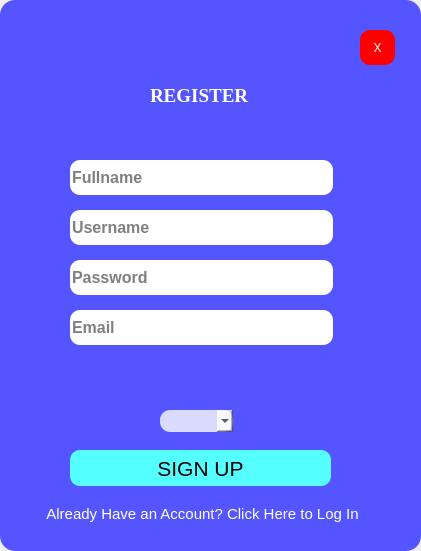
<?xml version="1.0" encoding="UTF-8"?>
<ui version="4.0">
 <class>Form</class>
 <widget class="QWidget" name="Form">
  <property name="geometry">
   <rect>
    <x>0</x>
    <y>0</y>
    <width>421</width>
    <height>551</height>
   </rect>
  </property>
  <property name="windowTitle">
   <string>Form</string>
  </property>
  <widget class="QStackedWidget" name="Background">
   <property name="geometry">
    <rect>
     <x>0</x>
     <y>0</y>
     <width>421</width>
     <height>551</height>
    </rect>
   </property>
   <property name="styleSheet">
    <string notr="true">border-radius:10px;</string>
   </property>
   <property name="frameShape">
    <enum>QFrame::StyledPanel</enum>
   </property>
   <property name="frameShadow">
    <enum>QFrame::Raised</enum>
   </property>
   <property name="currentIndex">
    <number>1</number>
   </property>
   <widget class="QWidget" name="Login_page">
    <property name="styleSheet">
     <string notr="true">#Login_page{
background-color: rgb(85, 85, 255);
border:none;
border-radius:15px;
}</string>
    </property>
    <widget class="QFrame" name="frame">
     <property name="geometry">
      <rect>
       <x>20</x>
       <y>60</y>
       <width>171</width>
       <height>131</height>
      </rect>
     </property>
     <property name="styleSheet">
      <string notr="true">border-image: url(:/pic_login/pic_login.png);</string>
     </property>
     <property name="frameShape">
      <enum>QFrame::StyledPanel</enum>
     </property>
     <property name="frameShadow">
      <enum>QFrame::Raised</enum>
     </property>
    </widget>
    <widget class="QFrame" name="frame_2">
     <property name="geometry">
      <rect>
       <x>10</x>
       <y>210</y>
       <width>351</width>
       <height>151</height>
      </rect>
     </property>
     <property name="frameShape">
      <enum>QFrame::StyledPanel</enum>
     </property>
     <property name="frameShadow">
      <enum>QFrame::Raised</enum>
     </property>
     <widget class="QLineEdit" name="line_user">
      <property name="geometry">
       <rect>
        <x>10</x>
        <y>10</y>
        <width>263</width>
        <height>35</height>
       </rect>
      </property>
      <property name="minimumSize">
       <size>
        <width>0</width>
        <height>35</height>
       </size>
      </property>
      <property name="maximumSize">
       <size>
        <width>16777215</width>
        <height>35</height>
       </size>
      </property>
      <property name="font">
       <font>
        <family>MS Sans Serif</family>
        <pointsize>12</pointsize>
        <weight>75</weight>
        <italic>false</italic>
        <bold>true</bold>
       </font>
      </property>
      <property name="styleSheet">
       <string notr="true">border-radius:10px;</string>
      </property>
      <property name="echoMode">
       <enum>QLineEdit::Normal</enum>
      </property>
      <property name="placeholderText">
       <string>Username</string>
      </property>
      <property name="clearButtonEnabled">
       <bool>true</bool>
      </property>
     </widget>
     <widget class="QLineEdit" name="line_password">
      <property name="geometry">
       <rect>
        <x>10</x>
        <y>60</y>
        <width>263</width>
        <height>35</height>
       </rect>
      </property>
      <property name="minimumSize">
       <size>
        <width>0</width>
        <height>35</height>
       </size>
      </property>
      <property name="maximumSize">
       <size>
        <width>16777215</width>
        <height>35</height>
       </size>
      </property>
      <property name="font">
       <font>
        <family>MS Sans Serif</family>
        <pointsize>12</pointsize>
        <weight>75</weight>
        <italic>false</italic>
        <bold>true</bold>
       </font>
      </property>
      <property name="styleSheet">
       <string notr="true">border-radius:10px;</string>
      </property>
      <property name="echoMode">
       <enum>QLineEdit::Password</enum>
      </property>
      <property name="placeholderText">
       <string>Password</string>
      </property>
      <property name="clearButtonEnabled">
       <bool>true</bool>
      </property>
     </widget>
     <widget class="QCheckBox" name="checkBox_show_pass">
      <property name="geometry">
       <rect>
        <x>160</x>
        <y>110</y>
        <width>172</width>
        <height>25</height>
       </rect>
      </property>
      <property name="font">
       <font>
        <family>MS Shell Dlg 2</family>
        <pointsize>10</pointsize>
        <weight>9</weight>
        <italic>false</italic>
        <bold>false</bold>
       </font>
      </property>
      <property name="styleSheet">
       <string notr="true">font: 75 10pt &quot;MS Shell Dlg 2&quot;;
color:rgb(255, 255, 255)</string>
      </property>
      <property name="text">
       <string>Show the Password</string>
      </property>
     </widget>
    </widget>
    <widget class="QFrame" name="frame_3">
     <property name="geometry">
      <rect>
       <x>10</x>
       <y>390</y>
       <width>351</width>
       <height>111</height>
      </rect>
     </property>
     <property name="frameShape">
      <enum>QFrame::StyledPanel</enum>
     </property>
     <property name="frameShadow">
      <enum>QFrame::Raised</enum>
     </property>
     <widget class="QToolButton" name="login_button">
      <property name="enabled">
       <bool>true</bool>
      </property>
      <property name="geometry">
       <rect>
        <x>20</x>
        <y>30</y>
        <width>120</width>
        <height>36</height>
       </rect>
      </property>
      <property name="minimumSize">
       <size>
        <width>120</width>
        <height>35</height>
       </size>
      </property>
      <property name="font">
       <font>
        <pointsize>16</pointsize>
       </font>
      </property>
      <property name="styleSheet">
       <string notr="true">QToolButton{
background-color:rgb(85, 170, 255);
border-radius:10px;
border:none;}
QToolButton::hover{
background-color:rgb(30, 100, 255);
}
</string>
      </property>
      <property name="text">
       <string>Log In</string>
      </property>
      <property name="shortcut">
       <string/>
      </property>
     </widget>
     <widget class="QToolButton" name="toolButton_clik_for_sign">
      <property name="geometry">
       <rect>
        <x>10</x>
        <y>80</y>
        <width>168</width>
        <height>27</height>
       </rect>
      </property>
      <property name="font">
       <font>
        <pointsize>-1</pointsize>
       </font>
      </property>
      <property name="styleSheet">
       <string notr="true">QToolButton{background-color: rgb(85, 0, 255,0);
color:rgb(255, 255, 255);
font-size:15px;}
QToolButton:hover{color:rgb(85, 255, 255);}</string>
      </property>
      <property name="text">
       <string>Click Here For Sign Up </string>
      </property>
     </widget>
    </widget>
    <widget class="QPushButton" name="pushButton_close">
     <property name="geometry">
      <rect>
       <x>370</x>
       <y>20</y>
       <width>35</width>
       <height>35</height>
      </rect>
     </property>
     <property name="maximumSize">
      <size>
       <width>35</width>
       <height>35</height>
      </size>
     </property>
     <property name="styleSheet">
      <string notr="true">background-color: rgb(255, 0, 0);
color:rgb(255, 255, 255);
font: 75 16pt &quot;MS Shell Dlg 2&quot;;

</string>
     </property>
     <property name="text">
      <string>X</string>
     </property>
    </widget>
   </widget>
   <widget class="QWidget" name="Register_page">
    <property name="styleSheet">
     <string notr="true">#Register_page{
background-color: rgb(85, 85, 255);
border:none;
border-radius:15px;
}</string>
    </property>
    <widget class="QFrame" name="frame_4">
     <property name="geometry">
      <rect>
       <x>40</x>
       <y>30</y>
       <width>361</width>
       <height>91</height>
      </rect>
     </property>
     <property name="frameShape">
      <enum>QFrame::StyledPanel</enum>
     </property>
     <property name="frameShadow">
      <enum>QFrame::Raised</enum>
     </property>
     <widget class="QPushButton" name="pushButton_close_1">
      <property name="geometry">
       <rect>
        <x>320</x>
        <y>0</y>
        <width>35</width>
        <height>35</height>
       </rect>
      </property>
      <property name="maximumSize">
       <size>
        <width>35</width>
        <height>35</height>
       </size>
      </property>
      <property name="styleSheet">
       <string notr="true">background-color: rgb(255, 0, 0);
color:rgb(255, 255, 255);
font: 75 16pt &quot;MS Shell Dlg 2&quot;;

</string>
      </property>
      <property name="text">
       <string>X</string>
      </property>
     </widget>
     <widget class="QLabel" name="label_register">
      <property name="geometry">
       <rect>
        <x>110</x>
        <y>40</y>
        <width>131</width>
        <height>51</height>
       </rect>
      </property>
      <property name="font">
       <font>
        <family>Times New Roman</family>
        <pointsize>14</pointsize>
        <weight>75</weight>
        <italic>false</italic>
        <bold>true</bold>
       </font>
      </property>
      <property name="styleSheet">
       <string notr="true">color: rgb(255, 255, 255);</string>
      </property>
      <property name="text">
       <string>REGISTER</string>
      </property>
     </widget>
    </widget>
    <widget class="QFrame" name="frame_5">
     <property name="geometry">
      <rect>
       <x>40</x>
       <y>140</y>
       <width>331</width>
       <height>211</height>
      </rect>
     </property>
     <property name="frameShape">
      <enum>QFrame::StyledPanel</enum>
     </property>
     <property name="frameShadow">
      <enum>QFrame::Raised</enum>
     </property>
     <widget class="QLineEdit" name="line_user_1">
      <property name="geometry">
       <rect>
        <x>30</x>
        <y>70</y>
        <width>263</width>
        <height>35</height>
       </rect>
      </property>
      <property name="minimumSize">
       <size>
        <width>0</width>
        <height>35</height>
       </size>
      </property>
      <property name="maximumSize">
       <size>
        <width>16777215</width>
        <height>35</height>
       </size>
      </property>
      <property name="font">
       <font>
        <family>MS Sans Serif</family>
        <pointsize>12</pointsize>
        <weight>75</weight>
        <italic>false</italic>
        <bold>true</bold>
       </font>
      </property>
      <property name="styleSheet">
       <string notr="true">border-radius:10px;</string>
      </property>
      <property name="placeholderText">
       <string>Username</string>
      </property>
      <property name="clearButtonEnabled">
       <bool>true</bool>
      </property>
     </widget>
     <widget class="QLineEdit" name="line_password_1">
      <property name="geometry">
       <rect>
        <x>30</x>
        <y>120</y>
        <width>263</width>
        <height>35</height>
       </rect>
      </property>
      <property name="minimumSize">
       <size>
        <width>0</width>
        <height>35</height>
       </size>
      </property>
      <property name="maximumSize">
       <size>
        <width>16777215</width>
        <height>35</height>
       </size>
      </property>
      <property name="font">
       <font>
        <family>MS Sans Serif</family>
        <pointsize>12</pointsize>
        <weight>75</weight>
        <italic>false</italic>
        <bold>true</bold>
       </font>
      </property>
      <property name="styleSheet">
       <string notr="true">border-radius:10px;</string>
      </property>
      <property name="echoMode">
       <enum>QLineEdit::Password</enum>
      </property>
      <property name="placeholderText">
       <string>Password</string>
      </property>
      <property name="clearButtonEnabled">
       <bool>true</bool>
      </property>
     </widget>
     <widget class="QLineEdit" name="line_email">
      <property name="geometry">
       <rect>
        <x>30</x>
        <y>170</y>
        <width>263</width>
        <height>35</height>
       </rect>
      </property>
      <property name="minimumSize">
       <size>
        <width>0</width>
        <height>35</height>
       </size>
      </property>
      <property name="maximumSize">
       <size>
        <width>16777215</width>
        <height>35</height>
       </size>
      </property>
      <property name="font">
       <font>
        <family>MS Sans Serif</family>
        <pointsize>12</pointsize>
        <weight>75</weight>
        <italic>false</italic>
        <bold>true</bold>
       </font>
      </property>
      <property name="styleSheet">
       <string notr="true">border-radius:10px;</string>
      </property>
      <property name="text">
       <string/>
      </property>
      <property name="placeholderText">
       <string>Email</string>
      </property>
      <property name="clearButtonEnabled">
       <bool>true</bool>
      </property>
     </widget>
     <widget class="QLineEdit" name="line_fullname">
      <property name="geometry">
       <rect>
        <x>30</x>
        <y>20</y>
        <width>263</width>
        <height>35</height>
       </rect>
      </property>
      <property name="minimumSize">
       <size>
        <width>0</width>
        <height>35</height>
       </size>
      </property>
      <property name="maximumSize">
       <size>
        <width>16777215</width>
        <height>35</height>
       </size>
      </property>
      <property name="font">
       <font>
        <family>MS Sans Serif</family>
        <pointsize>12</pointsize>
        <weight>75</weight>
        <italic>false</italic>
        <bold>true</bold>
       </font>
      </property>
      <property name="styleSheet">
       <string notr="true">border-radius:10px;</string>
      </property>
      <property name="echoMode">
       <enum>QLineEdit::Password</enum>
      </property>
      <property name="placeholderText">
       <string>Fullname</string>
      </property>
      <property name="clearButtonEnabled">
       <bool>true</bool>
      </property>
     </widget>
    </widget>
    <widget class="QFrame" name="frame_6">
     <property name="geometry">
      <rect>
       <x>30</x>
       <y>400</y>
       <width>341</width>
       <height>171</height>
      </rect>
     </property>
     <property name="frameShape">
      <enum>QFrame::StyledPanel</enum>
     </property>
     <property name="frameShadow">
      <enum>QFrame::Raised</enum>
     </property>
     <widget class="QToolButton" name="toolButton_account">
      <property name="geometry">
       <rect>
        <x>10</x>
        <y>100</y>
        <width>325</width>
        <height>27</height>
       </rect>
      </property>
      <property name="styleSheet">
       <string notr="true">QToolButton{background-color: rgb(85, 0, 255,0);
color:rgb(255, 255, 255);
font-size:15px;}
QToolButton:hover{color:rgb(85, 255, 255);}</string>
      </property>
      <property name="text">
       <string>Already Have an Account? Click Here to Log In</string>
      </property>
     </widget>
     <widget class="QToolButton" name="toolButton_sign_up">
      <property name="enabled">
       <bool>true</bool>
      </property>
      <property name="geometry">
       <rect>
        <x>40</x>
        <y>50</y>
        <width>261</width>
        <height>36</height>
       </rect>
      </property>
      <property name="minimumSize">
       <size>
        <width>120</width>
        <height>35</height>
       </size>
      </property>
      <property name="font">
       <font>
        <pointsize>16</pointsize>
       </font>
      </property>
      <property name="styleSheet">
       <string notr="true">QToolButton{
background-color: rgb(85, 255, 255);
border-radius:10px;
border:none;}
QToolButton::hover{
background-color:rgb(30, 100, 255);
}
</string>
      </property>
      <property name="text">
       <string>SIGN UP</string>
      </property>
      <property name="shortcut">
       <string/>
      </property>
     </widget>
     <widget class="QComboBox" name="comboBox_admin">
      <property name="geometry">
       <rect>
        <x>130</x>
        <y>10</y>
        <width>73</width>
        <height>22</height>
       </rect>
      </property>
      <property name="styleSheet">
       <string notr="true">background-color: rgb(255, 255, 255,200);</string>
      </property>
     </widget>
    </widget>
   </widget>
  </widget>
 </widget>
 <resources>
  <include location="../../do_an_QT_designer/image.qrc"/>
  <include location="pic_login.qrc"/>
 </resources>
 <connections/>
</ui>
